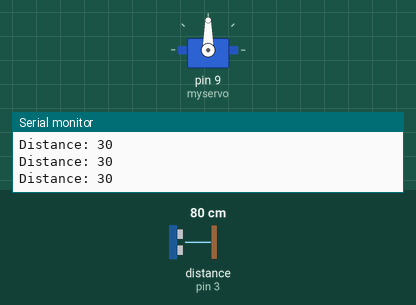
This sketch was run on a simulated Arduino Uno, built with avr-gcc and run on an emulated ATmega328P. Shown: servo, the last lines printed to the serial monitor. Wiring (inferred from the names in the program): ultrasonic range finder: trigger pin 2; echo pin 3. The test bench sets the inputs (shaded band); at power-on: distance to the obstacle (sensor on pin 3) 80 cm. The echo pulse lasts 58.3 µs per cm.

Above: at 1.2 s.
1.3 s: distance to the obstacle (sensor on pin 3) set to 9 cm
At 1.9 s:
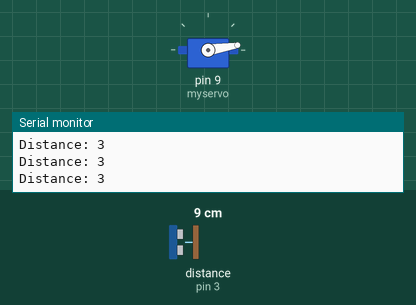
2.8 s: distance to the obstacle (sensor on pin 3) set to 35 cm
At 3.3 s:
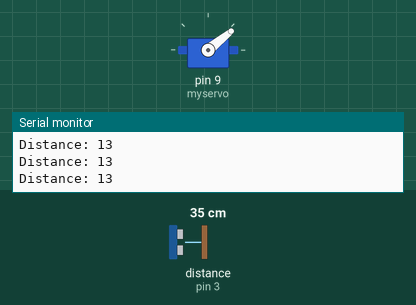
4.3 s: distance to the obstacle (sensor on pin 3) set to 60 cm
At 4.8 s:
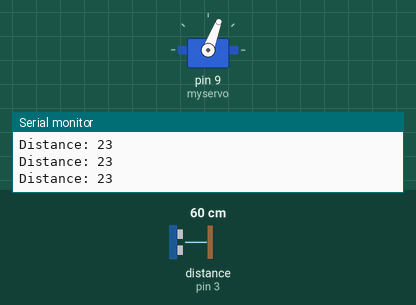
5.8 s: distance to the obstacle (sensor on pin 3) set to 120 cm
At 6.8 s:
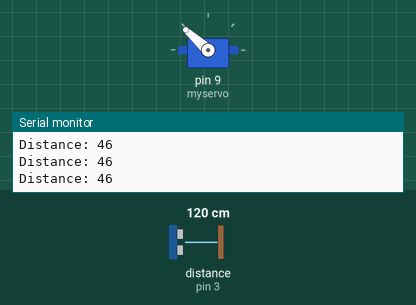
7.3 s: distance to the obstacle (sensor on pin 3) set to 250 cm
At 8.5 s:
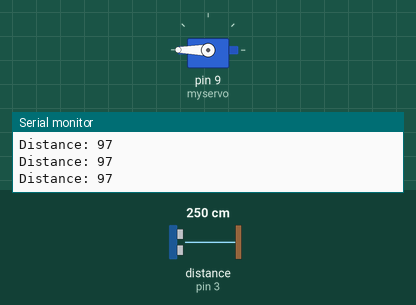
Timing chart, 0 to 9.8 s (numbered marks = the images above; inputs shaded):
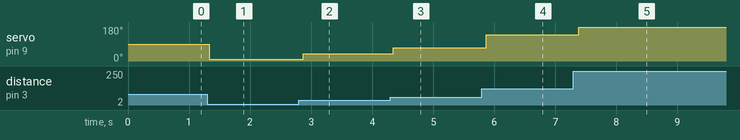

The sketch:

sketch_oct26a.ino
```cpp
#include <Servo.h>

Servo myservo;

int pos = 0;
const int trigger = 2;
const int echo = 3;

int getUltrasonicDistance(){
  long duration;
  int distance;
  digitalWrite(trigger, LOW);
  delayMicroseconds(5);
  digitalWrite(trigger, HIGH);
  delayMicroseconds(10);
  digitalWrite(trigger, LOW);
  duration = pulseIn(echo, HIGH);
  distance = duration * 0.034 / 2;
  distance = distance * 0.3937008;

  return distance;
}

void setup() {
  myservo.attach(9);
  pinMode(trigger, OUTPUT);
  pinMode(echo, INPUT);
  Serial.begin(9600);
}

void loop() {
  Serial.print("Distance: ");
  int distance2 = getUltrasonicDistance();
  Serial.println(getUltrasonicDistance());
  myservo.write(distance2 * 3);
  delay(100);
}
```

Measured:
- after the input at 1.3 s, servo on pin 9 (myservo): 90° → 9° at once
- after the input at 2.8 s, servo on pin 9 (myservo): 9° → 39° after 0.07 s
- after the input at 4.3 s, servo on pin 9 (myservo): 39° → 69° after 0.05 s
- after the input at 5.8 s, servo on pin 9 (myservo): 69° → 138° after 0.07 s
- after the input at 7.3 s, servo on pin 9 (myservo): 138° → 180° after 0.09 s
